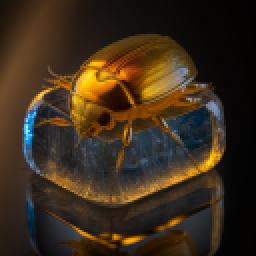
#> input picture image_manipulation/example.png, 128 x 128 px (shown 2 times larger)
$ jupyter execute 'Image Manipulation Basics.ipynb'
#> lines starting #> are read from the running program, lines starting #| are printed output that depends on the picture; after the words box and inside, x2 and y2 are one past the last pixel; in counts of white or black regions, pixels touching at a corner belong together
# Using PIL (Pillow) for image manipulation
see https://pillow.readthedocs.io/en/stable/handbook/tutorial.html

*Note: for compatibility with old code, Pillow is imported as `PIL`)*

In this tutorial you will learn:

- how to load an image
- how to read and write the color of a single pixel
- how to change the color depth of an image

[cell 1]
from PIL import Image

[cell 2]
i = Image.open("example.png")
#> i is the input picture: PIL image 128x128 RGB; mean R, G, B 59.6, 44.7, 27.5

[cell 3]
type(i)

[cell 4]
i.getpixel((10,10))
#> Out = (59, 40, 23)

[cell 5]
i.putpixel((10,10),(255,255,0,255))
i

[cell 6]
ig = i.convert("L")   # ig: image_greyscale
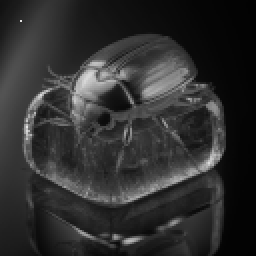
#> ig: PIL image 128x128 L (shown 2 times larger); min 1, max 229, mean 47.2

[cell 7]
ig

[cell 8]
i2 = Image.new("L", (8, 8))

[cell 9]
i2

[cell 10]
col = 0
for x in range(i2.width):
    for y in range(i2.height):
       i2.putpixel((x, y), col)
       col+=2
    col += 10

[cell 11]
i2.resize((256,256))
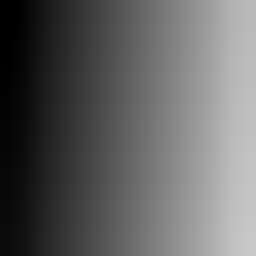
#> Out: PIL image 256x256 L; min 0, max 199, mean 98

[cell 12]
i2

*(note that the resize method returns a new image and does not modify the original image)*

## A simple threshold function

**If you don't know what *histogram* or *threshold function* means in computer graphics, please read up on these terms first.**

[cell 13]
from matplotlib import pyplot as plt

[cell 14]
ig = ig = i.convert("L")

[cell 15]
# get a list of all pixels
pixels = [ig.getpixel((x, y)) for x in range(ig.width) for y in range(ig.height)]
#> pixels = 16384 values, max 229 at index 1727, min 1 at index 16382, mean 47.15

[cell 16]
_ = plt.hist(pixels, bins=256)
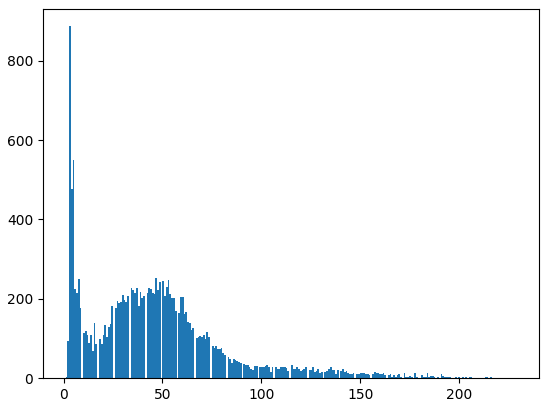
#> figure drawn by matplotlib, 1 panel; tallest bar 887 high, from x = 2.78 to 3.67

*Note on Python style: using an underscore ('_') as a variable name is obviously a bad idea: this name does not tell you anything about what that variable means.
But that's actally the point here: [we use underscores for results that we just want to ignore](https://stackoverflow.com/questions/5893163/what-is-the-purpose-of-the-single-underscore-variable-in-python).*

[cell 17]
def threshold(image, value):
#> called with value = 100
    img = image.copy()
    for x in range(img.width):
        for y in range(img.height):
            if img.getpixel((x, y)) < value:
                new_value = 0
            else:
                new_value = 255
            img.putpixel((x, y), new_value)
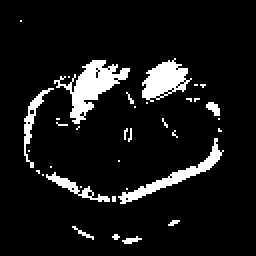
#> img: PIL image 128x128 L (shown 2 times larger); 8.8% white; 36 white regions (29 under 20 px), largest, box (x1, y1, x2, y2) and area: (27, 30, 65, 62) 451, (71, 29, 96, 51) 305, (59, 69, 112, 102) 278
    return img

[cell 18]
threshold(ig, 100)

## Interactive widgets

The ipywidgets extension allows you to add interactive widgets to your notebook, such as sliders, buttons, etc.

Please have a look at the [ipywidgets](https://github.com/jupyter-widgets/ipywidgets) documentation and find out how to install the extension on your operating system.

[cell 19]
# with pip: pip install ipywidgets

from ipywidgets import interact, fixed
# attention: does not work on the default Schlaubox JupyterLab instance
# see https://stackoverflow.com/questions/49542417/how-to-get-ipywidgets-working-in-jupyter-lab

[cell 20]
def make_threshold_function(image):
    def thresh(value):
        return threshold(image, value)
#> call 2 of threshold, with value = 200
#> after the loop in threshold (call 2), `for x in range(img.width):`:
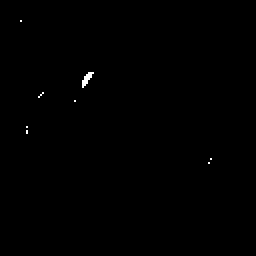
#> img: PIL image 128x128 L (shown 2 times larger); 0.2% white in thin lines or dots, all inside (x1, y1, x2, y2) = (10, 10, 106, 82)
    return thresh

thresh_on_ig = make_threshold_function(ig)

*Python note: [partial application](https://en.wikipedia.org/wiki/Partial_application) is 'trick' to transform a function that needs two parameters into one that only needs one parameter - because the other parameter is already 'embedded' into the function. In Python, this can be done via a 'closure', i.e., a function within a function. Because the inner function 'inherits' the variables defined in the outer function, it knows about the `image` variable even though we don't pass it as a parameter to the inner function.*

[cell 21]
thresh_on_ig(200)

[cell 22]
interact(thresh_on_ig, value=128)
#> the sliders are set to value = 128
#> call 3 of threshold, with value = 128
#> after the loop in threshold (call 3), `for x in range(img.width):`:
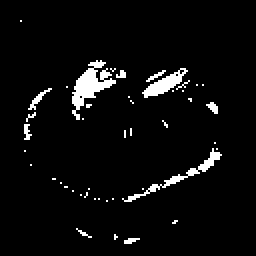
#> img: PIL image 128x128 L (shown 2 times larger); 4.5% white; 45 white regions (39 under 20 px), largest, box (x1, y1, x2, y2) and area: (36, 30, 58, 60) 253, (61, 74, 111, 101) 148, (71, 34, 94, 49) 130, (14, 44, 26, 55) 33, (103, 51, 109, 57) 21, (12, 62, 16, 70) 20

[cell 23]
interact(threshold, image=fixed(ig), value=128)
#> the sliders are set to image = <module 'ipywidgets.fixed_' fr, value = 128
#> (the call stopped at in threshold, `for x in range(img.width):`: ipywidgets is not available in this run)
